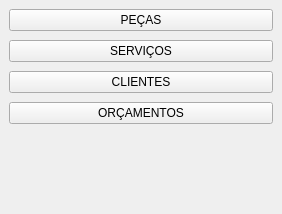
            <widget class="QWidget" name="page_cadastro">
             <property name="geometry">
              <rect>
               <x>0</x>
               <y>0</y>
               <width>282</width>
               <height>214</height>
              </rect>
             </property>
             <property name="sizePolicy">
              <sizepolicy hsizetype="Preferred" vsizetype="Expanding">
               <horstretch>0</horstretch>
               <verstretch>0</verstretch>
              </sizepolicy>
             </property>
             <property name="styleSheet">
              <string notr="true"/>
             </property>
             <attribute name="label">
              <string>CADASTRO</string>
             </attribute>
             <layout class="QVBoxLayout" name="verticalLayout_3" stretch="0,0,0,0,0">
              <property name="spacing">
               <number>9</number>
              </property>
              <property name="sizeConstraint">
               <enum>QLayout::SetDefaultConstraint</enum>
              </property>
              <property name="leftMargin">
               <number>9</number>
              </property>
              <property name="topMargin">
               <number>9</number>
              </property>
              <property name="rightMargin">
               <number>9</number>
              </property>
              <property name="bottomMargin">
               <number>9</number>
              </property>
              <item>
               <widget class="QPushButton" name="botao_pecas">
                <property name="sizePolicy">
                 <sizepolicy hsizetype="Preferred" vsizetype="Maximum">
                  <horstretch>0</horstretch>
                  <verstretch>0</verstretch>
                 </sizepolicy>
                </property>
                <property name="text">
                 <string>PEÇAS</string>
                </property>
               </widget>
              </item>
              <item>
               <widget class="QPushButton" name="botao_servicos">
                <property name="text">
                 <string>SERVIÇOS</string>
                </property>
               </widget>
              </item>
              <item>
               <widget class="QPushButton" name="botao_clientes">
                <property name="text">
                 <string>CLIENTES</string>
                </property>
               </widget>
              </item>
              <item>
               <widget class="QPushButton" name="botao_orcamentos">
                <property name="text">
                 <string>ORÇAMENTOS</string>
                </property>
               </widget>
              </item>
              <item>
               <spacer name="spacer_cadastro">
                <property name="orientation">
                 <enum>Qt::Vertical</enum>
                </property>
                <property name="sizeType">
                 <enum>QSizePolicy::Expanding</enum>
                </property>
                <property name="sizeHint" stdset="0">
                 <size>
                  <width>20</width>
                  <height>40</height>
                 </size>
                </property>
               </spacer>
              </item>
             </layout>
            </widget>
